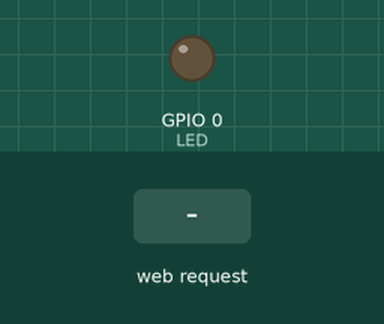
A sketch run on a simulated ESP8266 (NodeMCU). Parts: output pins drawn as LEDs (lit = HIGH). The test bench sets the inputs (shaded band). WiFi joins after 1.5 s; servers stay silent unless stated; what the sketch prints to the serial monitor is not drawn.

Above: at 2.7 s.
2.8 s: HTTP request GET /LED=ON received
At 3.7 s:
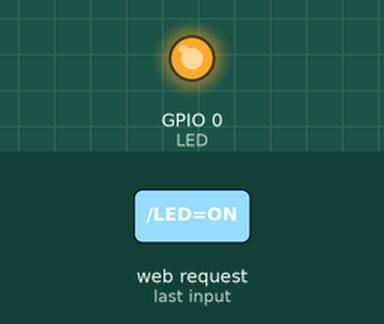
4.3 s: HTTP request GET /LED=OFF received
At 4.9 s:
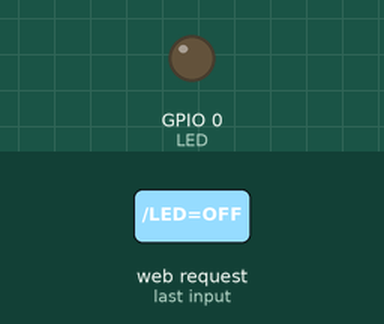
Timing chart, 0 to 7.3 s (numbered marks = the images above; inputs shaded):
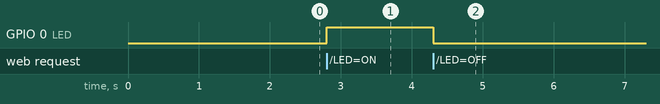

Measured:
- after the input at 2.8 s, GPIO 0 (LED): LOW → HIGH at once
- after the input at 4.3 s, GPIO 0 (LED): HIGH → LOW at once

The sketch:

Node_MCU_LED_PHONE.ino
```cpp
#include <ESP8266WiFi.h>

const char* ssid = "Lava Z61P";
const char* password = "12345678";

int LED = 0; // led connected to D0
WiFiServer server(80);

void setup()
{
 Serial.begin(115200);
 pinMode(LED, OUTPUT);
 digitalWrite(LED, LOW);

 Serial.print("Connecting to the Newtork");
 WiFi.begin(ssid, password);
 while (WiFi.status() != WL_CONNECTED)
 {
   delay(500);
   Serial.print(".");
 }
 Serial.println("WiFi connected");
 server.begin();  // Starts the Server
 Serial.println("Server started");

 Serial.print("IP Address of network: ");
 Serial.println(WiFi.localIP());
 Serial.println("/");
}

void loop()
{
 WiFiClient client = server.available();
 if (!client)
 {
   return;
 }
 Serial.println("Waiting for new client");
 while(!client.available())


{
   delay(1);
 }

 String request = client.readStringUntil('\r');
 Serial.println(request);
 client.flush();

 int value = LOW;
 if(request.indexOf("/LED=ON") != -1)
 {
   digitalWrite(LED, HIGH); // Turn ON LED
   value = HIGH;
 }
 if(request.indexOf("/LED=OFF") != -1)
 {
   digitalWrite(LED, LOW); // Turn OFF LED
   value = LOW;
 }


 client.println("HTTP/1.1 200 OK"); // standalone web server with an ESP8266
 client.println("Content-Type: text/html");
 client.println("");
 client.println("<!DOCTYPE HTML>");
 client.println("<html>");

 client.print("LED: ");

 if(value == HIGH)
 {
   client.print("ON");
 }
 else
 {
   client.print("OFF");
 }
 client.println("<br><br>");
 client.println("<a href=\"/LED=ON\"\"><button>ON</button></a>");
 client.println("<a href=\"/LED=OFF\"\"><button>OFF</button></a><br />");
 client.println("</html>");
 delay(1);
 Serial.println("Client disonnected");
 Serial.println("");
}
```
